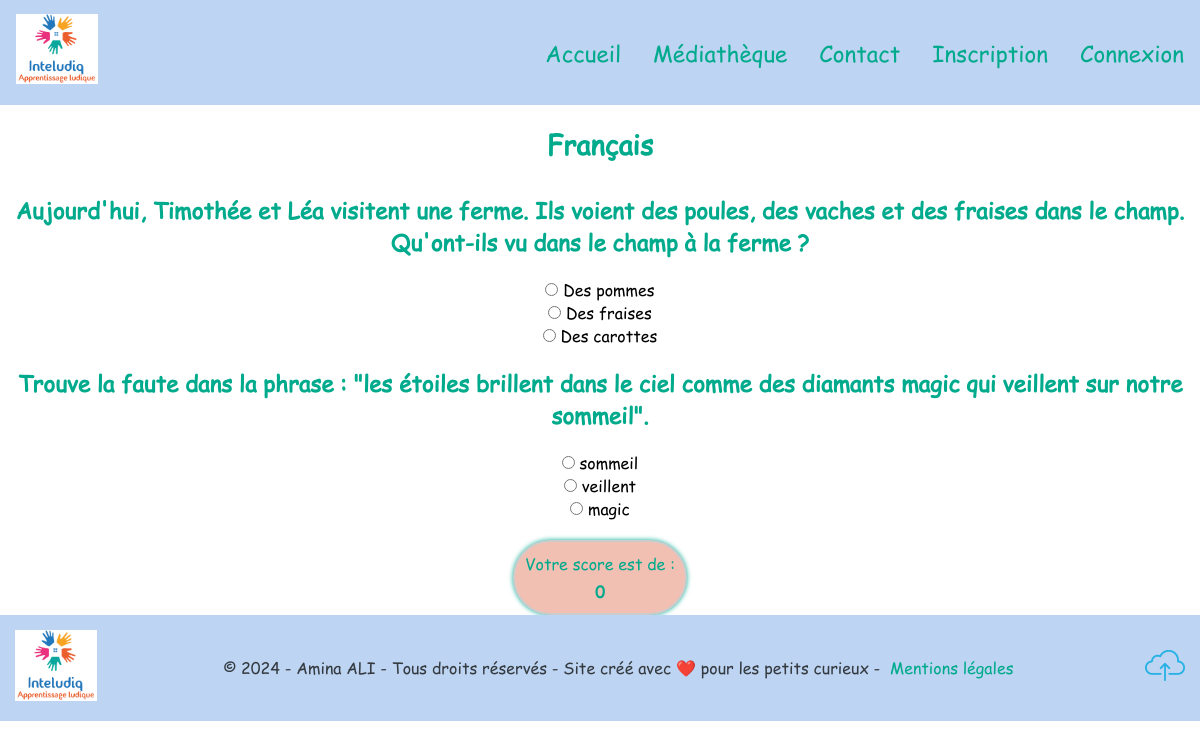
Page /controleur/clsFrancais.php on the committed database.
### tables this page shows
CREATE TABLE `questionqcm` (
  `idQuestion` int(11) NOT NULL,
  `label1` varchar(250) DEFAULT NULL,
  `label2` varchar(250) DEFAULT NULL,
  `label3` varchar(250) DEFAULT NULL,
  `solution` int(11) DEFAULT NULL
);

### controleur/clsFrancais.php (called while the page is built)
<?php
require RACINE . "/modele/bdQuestion.php";
$questionsFrancais = obtenirQuestionsParActivite(5);
$labelsFrancais = obtenirLabelsQuestionsParActivite(5);
$donneesFrancais = array();
foreach ($questionsFrancais as $key => $question) {
    if (isset($labelsFrancais[$key])) {
        $donneesFrancais[$key] = array_merge($question, $labelsFrancais[$key]);
    } else {
        $donneesFrancais[$key] = $question;
    }
}
foreach ($donneesFrancais as $key => $q) {
    $idQuestion = $q['idQuestion'];
    $donneesFrancais[$key]['idQuestion'] = $idQuestion;
}
include RACINE . "/vue/vueFrancais.php";

### modele/bdQuestion.php (called while the page is built, shortened)
<?php
if (!defined('BD_QUESTION_INCLUDED')) {
    function obtenirQuestionsParActivite($idActivite) {
        try {
            $connexion = connexionPDO();
            $sql = "SELECT q.idQuestion, q.enonce, qi.imageLink1, qi.imageLink2, qi.imageLink3
                    FROM question q
                    LEFT JOIN questionimage qi ON q.idQuestion = qi.idQuestion
                    WHERE q.idActivite = :idActivite";
            $stmt = $connexion->prepare($sql);
            $stmt->bindParam(":idActivite", $idActivite, PDO::PARAM_INT);
            $stmt->execute();
            $questions = $stmt->fetchAll(PDO::FETCH_ASSOC);
            return $questions;
        } catch (PDOException $e) {
            die("Erreur lors de la récupération des questions : " . $e->getMessage());
        }
    }
    function obtenirLabelsQuestionsParActivite($idActivite)
{
    try {
        $connexion = connexionPDO();
        $sql = "SELECT q.idQuestion, qq.label1, qq.label2, qq.label3
                FROM question q
                INNER JOIN questionqcm qq ON q.idQuestion = qq.idQuestion
                WHERE q.idActivite = :idActivite";
        $stmt = $connexion->prepare($sql);
        $stmt->bindParam(":idActivite", $idActivite, PDO::PARAM_INT);
        $stmt->execute();
        $labels = $stmt->fetchAll(PDO::FETCH_ASSOC);
        return $labels;
    } catch (PDOException $e) {
        die("Erreur lors de la récupération des labels des questions : " . $e->getMessage());
    }
}
}
?>

### vue/vueFrancais.php (the view, shortened to what this page needs)
<?php include RACINE . "/vue/menu.php"; ?>
<main class="container">
    <div class="titre">
        <h1>Français</h1>
    </div>
    <div class="propositions">
        <?php foreach ($donneesFrancais as $question) : ?>
            <div class="question">
                <h2><?php echo $question['enonce']; ?></h2>
                <ul>
                    <li><label><input type="radio" name="question_<?php echo $question['idQuestion']; ?>" value="1" data-question="<?php echo $question['idQuestion']; ?>" data-reponse="1"> <?php echo $question['label1']; ?></label></li>
                    <li><label><input type="radio" name="question_<?php echo $question['idQuestion']; ?>" value="2" data-question="<?php echo $question['idQuestion']; ?>" data-reponse="2"> <?php echo $question['label2']; ?></label></li>
                    <li><label><input type="radio" name="question_<?php echo $question['idQuestion']; ?>" value="3" data-question="<?php echo $question['idQuestion']; ?>" data-reponse="3"> <?php echo $question['label3']; ?></label></li>
                </ul>
            </div>
        <?php endforeach; ?>
    </div>
    <div class="propositions">
        <form action="?action=francais" method="post">
        <div class="scoreContainer">
            <div class="scoreLabel">Votre score est de :</div>
            <div id="scoreUtilisateur" class="scoreValue">0</div>
        </div>
        </form>
    </div>
</main>
<?php include RACINE . "/vue/piedPage.php"; ?>

### asset/css/style.css (style rules this page uses)
* { margin: 0; padding: 0; }
body { font-family: "Comic Sans MS", Arial, sans-serif; }
input { font-family: "Comic Sans MS", Arial, sans-serif; }
html, body { overflow-x: hidden; }
ul { list-style-type: none; list-style-image: none; }
h1, h2, h3 { color: #00AA8C; }
.container { width: 1200px; width: 100%; background-color: #FFF; }
.titre { margin-top: 34px; margin-bottom: 21px; }
.titre h1 { text-align: center; font-size: 1.4rem; }
.propositions { text-align: center; margin-top: 20px; }
.question { margin-bottom: 20px; }
.question h2 { text-align: center; font-size: 1rem; margin-top: 20px; margin-bottom: 20px; }
.scoreContainer { background-color: #F2BFB3; border: 2px solid #ccc; border-radius: 50px; padding: 10px; margin-bottom: 10px; width: fit-content; margin: 0 auto; text-align: center; box-shadow: 0px 0px 5px rgb(4, 173, 149); -webkit-border-radius: 50px; -moz-border-radius: 50px; -ms-border-radius: 50px; -o-border-radius: 50px; }
.scoreValue { font-size: 1rem; font-weight: bold; color: #00AA8C; }
.scoreLabel { font-size: 1rem; color: #00AA8C; margin-bottom: 5px; }
@media only screen and (min-width: 768px) { .titre { margin-top: 5px; margin-bottom: 5px; } }
@media only screen and (min-width: 768px) { .titre h1 { text-align: center; font-size: 1.7rem; margin-top: 20px; margin-bottom: 30px; } }
@media only screen and (min-width: 768px) { .question h2 { font-size: 1.4rem; margin-top: 20px; margin-bottom: 20px; } }
@media screen and (min-width: 1200px) and (max-width: 1600px) { .container { max-width: 1900px; } }

### rows in the picture
questionqcm: enonce "Aujourd'hui, Timothée et Léa visitent une ferme. Ils voient des poules, des vaches et des fraises dans le champ. Qu'ont-ils vu dans le champ à la ferme ?", label1 "Des pommes", label2 "Des fraises", label3 "Des carottes"
questionqcm: enonce "Trouve la faute dans la phrase : \"les étoiles brillent dans le ciel comme des diamants magic qui veillent sur notre sommeil\".", label1 "sommeil", label2 "veillent", label3 "magic"
